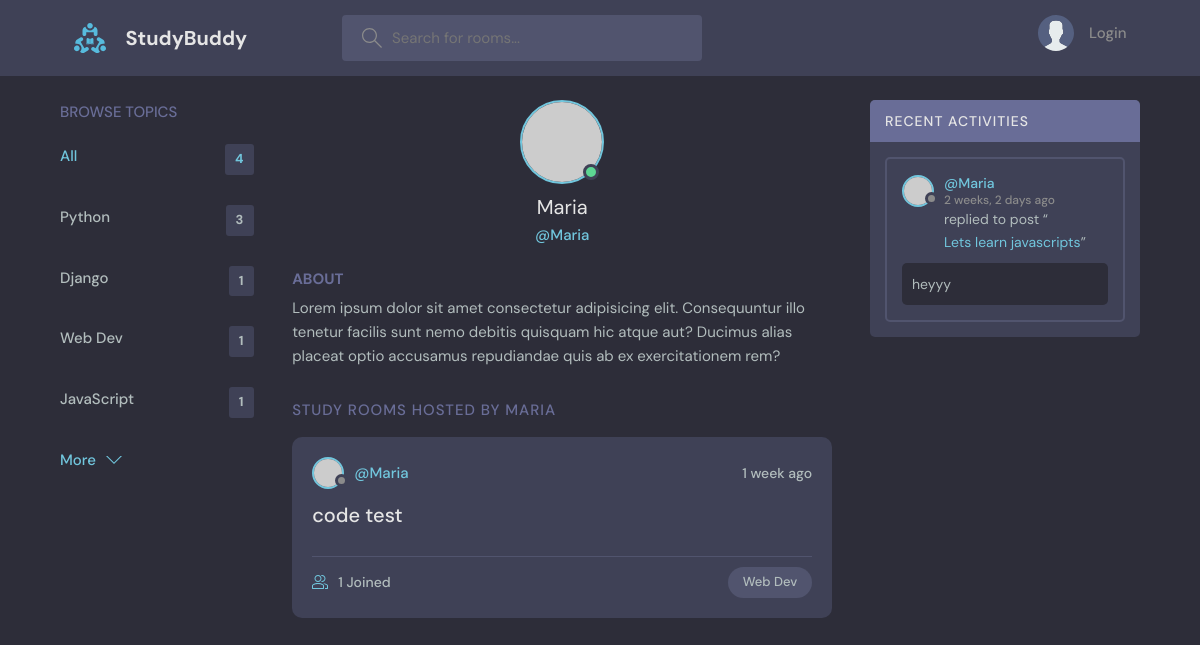
Page /profile/2/ on the earlier database version.
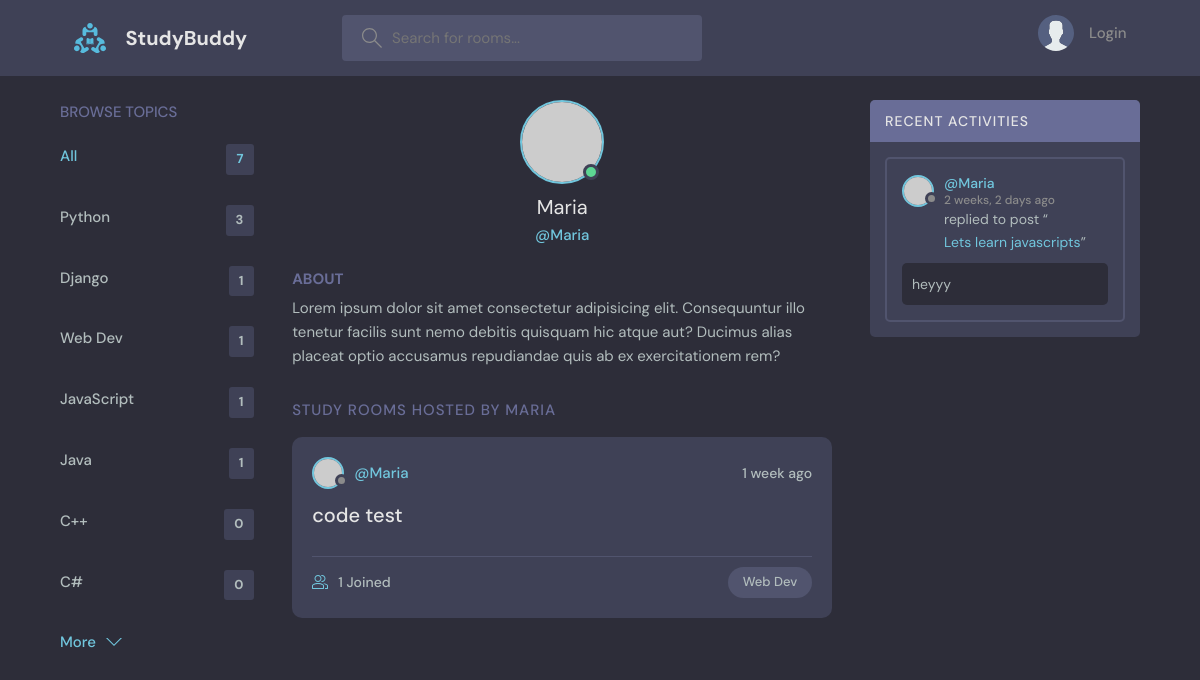
Same page on the later database version.
### base/models.py (models this page shows, shortened)
class Topic(models.Model):
    name = models.CharField(max_length=200)

class Room(models.Model):
    host = models.ForeignKey(User, on_delete=models.SET_NULL, null = True)
    topic = models.ForeignKey(Topic, on_delete=models.SET_NULL, null = True)  #change later
    name = models.CharField(max_length=200)
    description = models.TextField(null=True, blank=True)
    participants = models.ManyToManyField(User, related_name='participants', blank=True)
    updated = models.DateTimeField(auto_now=True)
    created = models.DateTimeField(auto_now_add=True)
    class Meta:
        ordering = ['-updated', '-created']
    def __str__(self):
        return self.name

class Message(models.Model):
    user = models.ForeignKey(User, on_delete=models.CASCADE)
    room = models.ForeignKey(Room, on_delete=models.CASCADE)
    body = models.TextField()
    updated = models.DateTimeField(auto_now=True)
    created = models.DateTimeField(auto_now_add=True)
    class Meta:
        ordering = ['-updated', '-created']

### base/views.py (the view)
# urls.py: path('profile/<str:pk>/', views.userProfile, name="user-profile"),
def userProfile(request, pk):
    user = User.objects.get(id=pk)
    rooms = user.room_set.all()
    room_messages = user.message_set.all()
    topics = Topic.objects.all()
    context = {'user': user, 'rooms': rooms,
                'room_messages': room_messages, 'topics': topics}
    return render(request, 'base/profile.html', context)

### base/templates/base/profile.html (shortened to what this page needs)
{% extends 'main.html' %}
{% block content %}
  <main class="profile-page layout layout--3">
    <div class="container">
      {% include 'base/topics_component.html' %}
      <div class="roomList">
        <div class="profile">
          <div class="profile__avatar">
            <div class="avatar avatar--large active">
              <img src="https://randomuser.me/api/portraits/men/11.jpg" />
            </div>
          </div>
          <div class="profile__info">
            <h3>{{user.username}}</h3>
            <p>@{{user.username}}</p>
          </div>
          <div class="profile__about">
            <h3>About</h3>
            <p>
              Lorem ipsum dolor sit amet consectetur adipisicing elit. Consequuntur illo tenetur
              facilis sunt nemo debitis quisquam hic atque aut? Ducimus alias placeat optio
              accusamus repudiandae quis ab ex exercitationem rem?
            </p>
          </div>
        </div>
        <div class="roomList__header">
          <div>
            <h2>Study Rooms Hosted by {{user.username}}</a>
            </h2>
          </div>
        </div>
        {% include 'base/feed_component.html' %}
      </div>
      {%include 'base/activity_component.html'%}
    </div>
  </main>
  {% endblock content %}

### templates/main.html (shortened to what this page needs)
<!DOCTYPE html>
{% load static %}
<html lang="en">
  <head>
    <link rel="stylesheet" href="{% static 'styles/style.css' %}" />
  </head>
  <body>
    {% include 'navbar.html' %}
    {% block content %}
    {% endblock %}
  </body>
</html>

### templates/navbar.html (shortened to what this page needs)
{% load static %}
<header class="header header--loggedIn">
    <div class="container">
      <a href="{% url 'home' %}" class="header__logo">
        <img src="{% static 'images/logo.svg' %}" alt="StudyBuddy" />
        <h1>StudyBuddy</h1>
      </a>
      <form class="header__search" method ="GET" action= "{% url 'home' %}">
        <label>
          <input name = "q" placeholder="Search for rooms..." />
        </label>
      </form>
      <nav class="header__menu">
        {% if request.user.is_authenticated %}
        <div class="header__user">
          <a href="{% url 'update-user' %}">
            <div class="avatar avatar--medium active">
              <img src="https://randomuser.me/api/portraits/men/37.jpg" />
            </div>
            <p>{{request.user.username}} <span>@{{request.user.username}}</span></p>
          </a>
          <button class="dropdown-button">
            <svg version="1.1" xmlns="http://www.w3.org/2000/svg" width="32" height="32" viewBox="0 0 32 32">
              <title>chevron-down</title>
              <path d="M16 21l-13-13h-3l16 16 16-16h-3l-13 13z"></path>
            </svg>
          </button>
        </div>
        {% else %}
        <a href="{% url 'login' %}">
          <img src="{% static 'images/avatar.svg' %}" />
          <p>Login</p>
        </a>
        {% endif %}
      </nav>
    </div>
  </header>

### base/templates/base/topics_component.html
<div class="topics">
    <div class="topics__header">
      <h2>Browse Topics</h2>
    </div>
    <ul class="topics__list">
      <li>
        <a href="{% url 'home' %}" class="active">All <span>{{topics.count}}</span></a>
      </li>
      {% for topic in topics %}
      <li>
        <a href="{% url 'home' %}?q={{topic.name}}">{{topic.name}} <span>{{topic.room_set.all.count}}</span></a>
      </li>
      {% endfor %}
    </ul>
    <a class="btn btn--link" href="{% url 'topics' %}">
      More
      <svg version="1.1" xmlns="http://www.w3.org/2000/svg" width="32" height="32" viewBox="0 0 32 32">
        <title>chevron-down</title>
        <path d="M16 21l-13-13h-3l16 16 16-16h-3l-13 13z"></path>
      </svg>
    </a>
  </div>

### base/templates/base/feed_component.html (shortened to what this page needs)
{% for room in rooms %}
<div class="roomListRoom">
    <div class="roomListRoom__header">
      <a href="{% url 'user-profile' room.host.id %}" class="roomListRoom__author">
        <div class="avatar avatar--small">
          <img src="https://randomuser.me/api/portraits/women/11.jpg" />
        </div>
        <span>@{{room.host.username}}</span>
      </a>
      <div class="roomListRoom__actions">
        <span>{{room.created|timesince}} ago</span>
      </div>
    </div>
    <div class="roomListRoom__content">
      <a href="{% url 'room' room.id %}">{{room.name}}</a>
    </div>
    <div class="roomListRoom__meta">
      <a href="{% url 'room' room.id %}" class="roomListRoom__joined">
        {{room.participants.all.count}} Joined
      </a>
      <p class="roomListRoom__topic">{{room.topic.name}}</p>
    </div>
  </div>
{% endfor %}

### base/templates/base/activity_component.html (shortened to what this page needs)
<div class="activities">
    <div class="activities__header">
      <h2>Recent Activities</h2>
    </div>
    {% for message in room_messages %}
    <div class="activities__box">
      <div class="activities__boxHeader roomListRoom__header">
        <a href="{%url 'user-profile' message.user.id%}" class="roomListRoom__author">
          <div class="avatar avatar--small">
            <img src="https://randomuser.me/api/portraits/women/11.jpg" />
          </div>
          <p>
            @{{message.user}}
            <span>{{message.created|timesince}} ago</span>
          </p>
        </a>
      </div>
      <div class="activities__boxContent">
        <p>replied to post “<a href="{% url 'room' message.room.id %}">{{message.room}}</a>”</p>
        <div class="activities__boxRoomContent">
          {{message.body}}
        </div>
      </div>
    </div>
    {% endfor %}
  </div>

Differences in the rows shown:
added Topic: name "Java", room_set.all.count "1"
added Topic: name "C++", room_set.all.count "0"
added Topic: name "C#", room_set.all.count "0"
Other differences:
{{ topics.count }}: "4" → "7"
